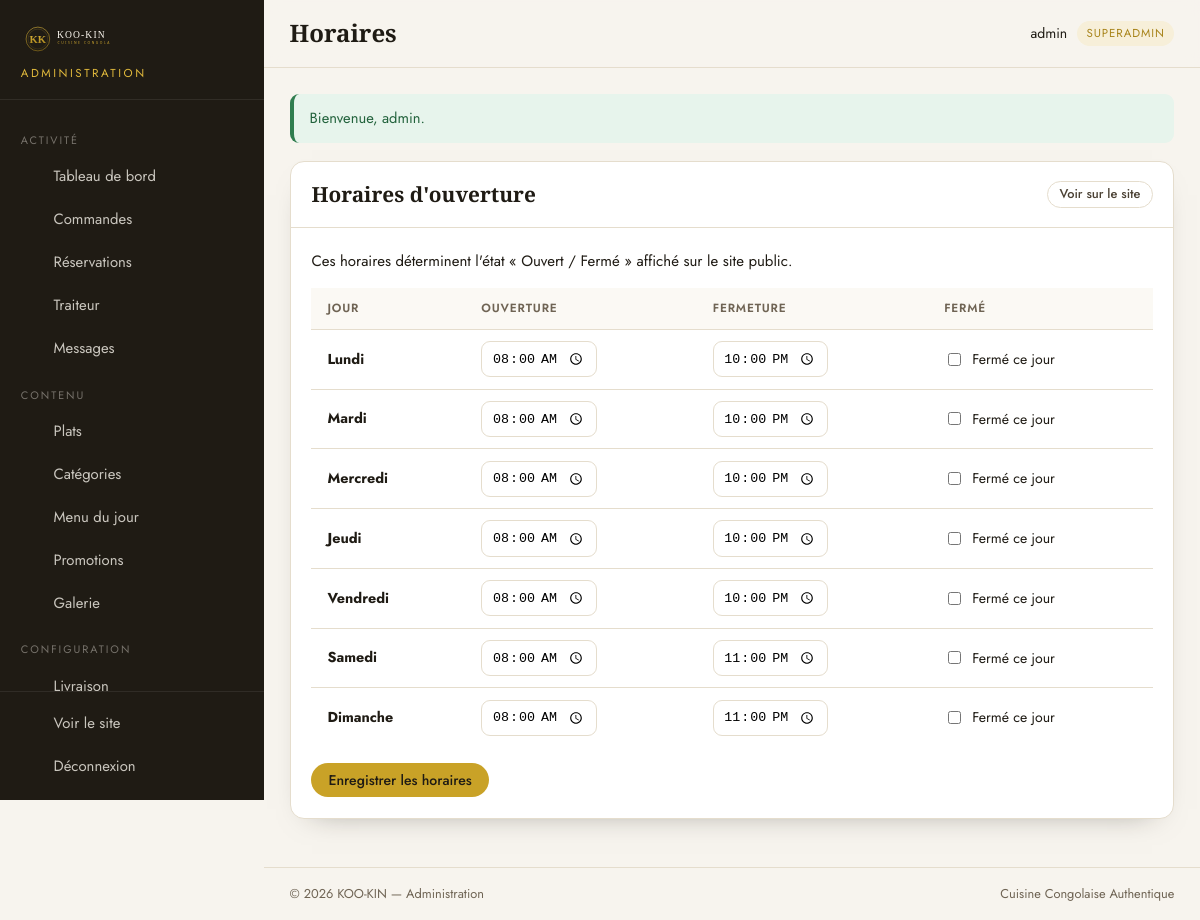
The app's page /admin/horaires.php (signed in) with its own data.
### tables this page shows
CREATE TABLE `horaires` (
  `id` INT UNSIGNED NOT NULL AUTO_INCREMENT,
  `jour` VARCHAR(20) NOT NULL,
  `libelle` VARCHAR(50) NULL,
  `ouverture` TIME NULL,
  `fermeture` TIME NULL,
  `ferme` TINYINT(1) NOT NULL DEFAULT 0,
  PRIMARY KEY (`id`)
);

CREATE TABLE `parametres_site` (
  `id` INT UNSIGNED NOT NULL AUTO_INCREMENT,
  `cle` VARCHAR(100) NOT NULL,
  `valeur` TEXT NULL,
  `description` VARCHAR(255) NULL,
  PRIMARY KEY (`id`),
  UNIQUE KEY `uq_parametres_cle` (`cle`)
);

### classes/core/Config.php (called while the page is built, shortened)
<?php
class Config
{
    private static ?array $items = null;
    public static function load(array $data): void
    {
        self::$items = $data;
    }
    public static function get(string $key, mixed $default = null): mixed
    {
        $segments = explode('.', $key);
        $value = self::$items;
        foreach ($segments as $segment) {
            if (!is_array($value) || !array_key_exists($segment, $value)) {
                return $default;
            }
            $value = $value[$segment];
        }
        return $value;
    }
}

### admin/includes/init.php (called while the page is built, shortened)
<?php
require __DIR__ . '/../../includes/init.php';
function admin_url(string $path = ''): string
{
    return url('admin/' . ltrim($path, '/'));
}

### classes/core/Database.php (called while the page is built, shortened)
<?php
class Database
{
    private static ?Database $instance = null;
    private PDO $pdo;
    private function __construct(array $cfg)
    {
        $dsn = sprintf(
            'mysql:host=%s;port=%d;dbname=%s;charset=%s',
            $cfg['host'],
            $cfg['port'],
            $cfg['name'],
            $cfg['charset']
        );
        try {
            $this->pdo = new PDO($dsn, $cfg['user'], $cfg['pass'], [
                PDO::ATTR_ERRMODE            => PDO::ERRMODE_EXCEPTION,
                PDO::ATTR_DEFAULT_FETCH_MODE => PDO::FETCH_ASSOC,
                PDO::ATTR_EMULATE_PREPARES   => false,
            ]);
        } catch (PDOException $e) {
            throw new RuntimeException('Connexion à la base de données impossible : ' . $e->getMessage());
        }
    }
    public static function init(array $cfg): void
    {
        if (self::$instance === null) {
            self::$instance = new self($cfg);
        }
    }
    public static function instance(): self
    {
        return self::$instance;
    }
    public function run(string $sql, array $params = []): \PDOStatement
    {
        $stmt = $this->pdo->prepare($sql);
        $stmt->execute($params);
        return $stmt;
    }
    public function all(string $sql, array $params = []): array
    {
        return $this->run($sql, $params)->fetchAll();
    }
    public function one(string $sql, array $params = []): ?array
    {
        $row = $this->run($sql, $params)->fetch();
        return $row === false ? null : $row;
    }
    public function value(string $sql, array $params = []): mixed
    {
        $row = $this->one($sql, $params);
        return $row === null ? null : reset($row);
    }
}

### classes/core/Session.php (called while the page is built, shortened)
<?php
class Session
{
    public static function get(string $key, mixed $default = null): mixed
    {
        return $_SESSION[$key] ?? $default;
    }
}

### classes/core/Auth.php (called while the page is built, shortened)
<?php
class Auth
{
    public static function id(): ?int
    {
        $admin = Session::get(self::KEY);
        return $admin['id'] ?? null;
    }
    public static function user(): ?array
    {
        return Session::get(self::KEY);
    }
    public static function verifier(): bool
    {
        $admin = db()->one('SELECT id, username, role, actif FROM admins WHERE id = ? LIMIT 1', [self::id()]);
        return true;
    }
    public static function requireLogin(string $redirect = '/admin/login.php'): void
    {
        if (!self::verifier()) {
            Flash::error('Veuillez vous connecter pour accéder à l\'administration.');
            redirect($redirect);
        }
    }
}

### includes/init.php (called while the page is built, shortened)
<?php
spl_autoload_register(static function (string $class): void {
    $prefix = 'KooKin\\';
    $relative = substr($class, strlen($prefix));
    $file = BASE_PATH . 'classes' . DIRECTORY_SEPARATOR . str_replace('\\', DIRECTORY_SEPARATOR, $relative) . '.php';
});
Config::load(require BASE_PATH . 'config' . DIRECTORY_SEPARATOR . 'config.php');
require_once BASE_PATH . 'includes' . DIRECTORY_SEPARATOR . 'functions.php';

### classes/core/Flash.php (called while the page is built, shortened)
<?php
class Flash
{
    public static function all(string $type): array
    {
        $messages = Session::get(self::PREFIX . $type, []);
        return is_array($messages) ? $messages : [];
    }
}

### admin/horaires.php (the view, shortened to what this page needs)
<?php
require __DIR__ . '/includes/init.php';
Auth::requireLogin();
$jours = db()->all('SELECT * FROM horaires ORDER BY id');
$admin_titre = 'Horaires';
$admin_actif = 'horaires';
require __DIR__ . '/includes/header.php';
?>
<div class="adm-carte">
    <div class="adm-carte__entete">
        <h2>Horaires d'ouverture</h2>
        <div class="adm-actions">
            <a href="<?= e(url('contact.php')) ?>" target="_blank" rel="noopener" class="adm-btn adm-btn--contour adm-btn--sm">Voir sur le site</a>
        </div>
    </div>
    <div class="adm-carte__corps">
        <p class="texte-doux" style="margin-top:0">Ces horaires déterminent l'état « Ouvert / Fermé » affiché sur le site public.</p>
        <form method="post" action="<?= e(admin_url('horaires.php')) ?>" class="adm-form">
            <div class="adm-table__wrap">
                <table class="adm-table">
                    <thead>
                        <tr><th>Jour</th><th>Ouverture</th><th>Fermeture</th><th>Fermé</th></tr>
                    </thead>
                    <tbody>
                        <?php foreach ($jours as $j): $id = (int) $j['id']; ?>
                            <tr>
                                <td><strong><?= e($j['jour']) ?></strong></td>
                                <td>
                                    <input type="time" name="ouverture[<?= $id ?>]" value="<?= e(substr((string) ($j['ouverture'] ?? ''), 0, 5)) ?>" style="padding:.45rem .6rem;border:1px solid var(--ligne);border-radius:9px">
                                </td>
                                <td>
                                    <input type="time" name="fermeture[<?= $id ?>]" value="<?= e(substr((string) ($j['fermeture'] ?? ''), 0, 5)) ?>" style="padding:.45rem .6rem;border:1px solid var(--ligne);border-radius:9px">
                                </td>
                                <td>
                                    <label class="adm-case"><input type="checkbox" name="ferme[<?= $id ?>]" <?= (int) $j['ferme'] === 1 ? 'checked' : '' ?>> Fermé ce jour</label>
                                </td>
                            </tr>
                        <?php endforeach; ?>
                    </tbody>
                </table>
            </div>
            <div class="adm-actions">
                <button type="submit" class="adm-btn adm-btn--or">Enregistrer les horaires</button>
            </div>
        </form>
    </div>
</div>
<?php require __DIR__ . '/includes/footer.php';

### admin/includes/header.php (shortened to what this page needs)
<?php
$admin = Auth::user();
$admin_titre = $admin_titre ?? 'Tableau de bord';
$admin_actif = $admin_actif ?? '';
$nb = [
    'commandes'    => (int) db()->value("SELECT COUNT(*) FROM commandes WHERE statut = 'nouvelle'"),
    'reservations' => (int) db()->value("SELECT COUNT(*) FROM reservations WHERE statut = 'en_attente'"),
    'traiteur'     => (int) db()->value("SELECT COUNT(*) FROM demandes_traiteur WHERE statut = 'nouvelle'"),
    'messages'     => (int) db()->value('SELECT COUNT(*) FROM messages WHERE lu = 0'),
];
$navigation = [
    [
        'section' => 'Activité',
        'liens' => [
            ['cle' => 'dashboard', 'url' => 'index.php', 'label' => 'Tableau de bord', 'icone' => 'etoile'],
            ['cle' => 'commandes', 'url' => 'commandes.php', 'label' => 'Commandes', 'icone' => 'panier', 'badge' => $nb['commandes']],
            ['cle' => 'reservations', 'url' => 'reservations.php', 'label' => 'Réservations', 'icone' => 'reserver', 'badge' => $nb['reservations']],
            ['cle' => 'traiteur', 'url' => 'traiteur.php', 'label' => 'Traiteur', 'icone' => 'traiteur', 'badge' => $nb['traiteur']],
            ['cle' => 'messages', 'url' => 'messages.php', 'label' => 'Messages', 'icone' => 'chat', 'badge' => $nb['messages']],
        ],
    ],
    [
        'section' => 'Contenu',
        'liens' => [
            ['cle' => 'plats', 'url' => 'plats.php', 'label' => 'Plats', 'icone' => 'menu'],
            ['cle' => 'categories', 'url' => 'categories.php', 'label' => 'Catégories', 'icone' => 'rechercher'],
            ['cle' => 'menu-jour', 'url' => 'menu-jour.php', 'label' => 'Menu du jour', 'icone' => 'reserver'],
            ['cle' => 'promotions', 'url' => 'promotions.php', 'label' => 'Promotions', 'icone' => 'pinceau'],
            ['cle' => 'galerie', 'url' => 'galerie.php', 'label' => 'Galerie', 'icone' => 'rechercher'],
        ],
    ],
    [
        'section' => 'Configuration',
        'liens' => [
            ['cle' => 'livraisons', 'url' => 'livraisons.php', 'label' => 'Livraison', 'icone' => 'livraison'],
            ['cle' => 'horaires', 'url' => 'horaires.php', 'label' => 'Horaires', 'icone' => 'telephone'],
            ['cle' => 'parametres', 'url' => 'parametres.php', 'label' => 'Paramètres', 'icone' => 'pinceau'],
            ['cle' => 'compte', 'url' => 'compte.php', 'label' => 'Mon compte', 'icone' => 'utilisateur'],
        ],
    ],
];
if (admin_est_superadmin()) {
    $navigation[2]['liens'][] = ['cle' => 'comptes', 'url' => 'comptes.php', 'label' => 'Comptes admin', 'icone' => 'cle'];
}
?>
<!doctype html>
<html lang="fr">
<head>
    <link rel="stylesheet" href="<?= e(admin_url('assets/css/admin.css')) ?>">
</head>
<body>
<div class="adm">
    <aside class="adm-sidebar" id="adm-sidebar">
        <div class="adm-sidebar__logo">
            <a href="<?= e(admin_url('index.php')) ?>">
                <img src="<?= e(asset('img/logo.svg')) ?>" alt="KOO-KIN">
            </a>
            <span>Administration</span>
        </div>
        <nav class="adm-nav">
            <?php foreach ($navigation as $groupe): ?>
                <p class="adm-nav__section"><?= e($groupe['section']) ?></p>
                <?php foreach ($groupe['liens'] as $lien): ?>
                    <a href="<?= e(admin_url($lien['url'])) ?>" class="adm-nav__lien <?= $admin_actif === $lien['cle'] ? 'actif' : '' ?>">
                        <span class="adm-nav__ico"><?= icone($lien['icone']) ?></span>
                        <span><?= e($lien['label']) ?></span>
                    </a>
                <?php endforeach; ?>
            <?php endforeach; ?>
        </nav>
        <div class="adm-sidebar__pied">
            <a href="<?= e(url('/')) ?>" target="_blank" rel="noopener" class="adm-nav__lien">
                <span class="adm-nav__ico"><?= icone('fleche') ?></span>
                <span>Voir le site</span>
            </a>
            <a href="<?= e(admin_url('logout.php')) ?>" class="adm-nav__lien adm-nav__lien--sortie">
                <span class="adm-nav__ico"><?= icone('fermer') ?></span>
                <span>Déconnexion</span>
            </a>
        </div>
    </aside>
    <div class="adm-main">
        <header class="adm-topbar">
            <h1 class="adm-topbar__titre"><?= e($admin_titre) ?></h1>
            <a href="<?= e(admin_url('compte.php')) ?>" class="adm-topbar__user" title="Mon compte">
                <span><?= e((string) ($admin['username'] ?? 'admin')) ?></span>
                <span class="adm-role"><?= e((string) ($admin['role'] ?? 'admin')) ?></span>
            </a>
        </header>
        <main class="adm-content">
            <?php foreach (flash_success() as $m): ?><div class="adm-alerte adm-alerte--succes"><?= e($m) ?></div><?php endforeach; ?>

### admin/includes/footer.php (shortened to what this page needs)
        </main>
        <footer class="adm-pied">
            <span>© <?= date('Y') ?> KOO-KIN — Administration</span>
            <span><?= e((string) param('site_slogan', 'Cuisine Congolaise Authentique')) ?></span>
        </footer>
    </div>
</div>
</body>
</html>

### records on screen
horaires: jour "Lundi", ouverture "08:00", fermeture "22:00"
horaires: jour "Mardi", ouverture "08:00", fermeture "22:00"
horaires: jour "Mercredi", ouverture "08:00", fermeture "22:00"
horaires: jour "Jeudi", ouverture "08:00", fermeture "22:00"
horaires: jour "Vendredi", ouverture "08:00", fermeture "22:00"
horaires: jour "Samedi", ouverture "08:00", fermeture "23:00"
horaires: jour "Dimanche", ouverture "08:00", fermeture "23:00"
parametres_site: valeur "Cuisine Congolaise Authentique"

### other values on screen
$groupe['section'] "ACTIVITÉ"
$lien['label'] "Tableau de bord"
$lien['label'] "Commandes"
$lien['label'] "Réservations"
$lien['label'] "Traiteur"
$lien['label'] "Messages"
$groupe['section'] "CONTENU"
$lien['label'] "Plats"
$lien['label'] "Catégories"
$lien['label'] "Menu du jour"
$lien['label'] "Promotions"
$lien['label'] "Galerie"
$groupe['section'] "CONFIGURATION"
$admin_titre "Horaires"
$admin['username'] "admin"
